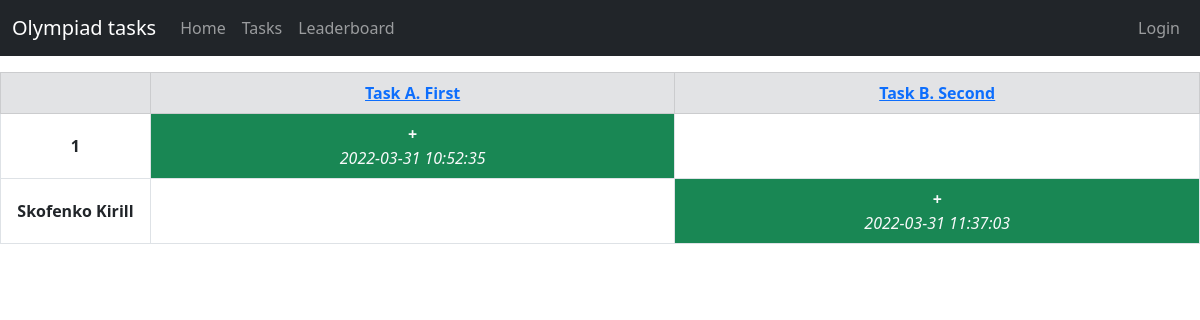
The page /leaderboard on the database as committed earlier.
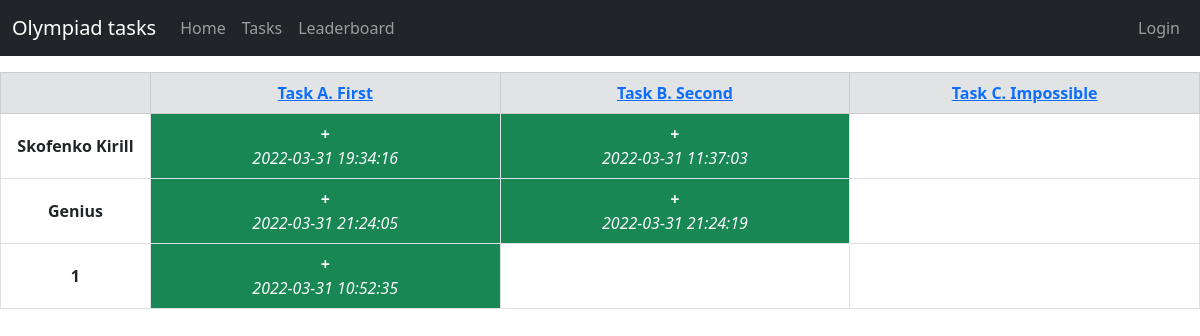
The same page on the database as committed later.
### models.py (models this page shows, shortened)
class Task(db.Model):
    id = db.Column(db.Integer, primary_key=True)
    name = db.Column(db.String(30), nullable=False)
    text = db.Column(db.Text, nullable=False)
    answer = db.Column(db.Text, nullable=False)

class Completed(db.Model):
    user_id = db.Column(db.Integer, ForeignKey(User.id), nullable=False)
    task_id = db.Column(db.Integer, ForeignKey(Task.id), nullable=False)
    time = db.Column(db.DateTime, server_default=func.now())
    __table_args__ = (PrimaryKeyConstraint(user_id, task_id),)

class User(db.Model):
    id = db.Column(db.Integer, primary_key=True)
    name = db.Column(db.String(30), nullable=False, unique=True)
    email = db.Column(db.String(30), nullable=False, unique=True)
    psw_hash = db.Column(db.String(72), nullable=False)

### routes.py (the view)
@blueprint.route('/leaderboard')
def leaderboard():
    all_users = db.session.query(User.id, User.name, func.count(User.name).label('done'),
                                 func.sum(func.strftime('%s', func.now()) - func.strftime('%s', Completed.time)).label(
                                     'duration')) \
        .join(Completed) \
        .filter(User.id == Completed.user_id) \
        .group_by(User.name) \
        .order_by(desc('done'), desc('duration')) \
        .all()
    all_tasks = db.session.query(Task.id, Task.name).all()
    all_completed = Completed.query.all()
    completed_dict = {(comp.user_id, comp.task_id): comp.time for comp in all_completed}
    return render_template('leaderboard.html', tasks=all_tasks, users=all_users, dict=completed_dict,
                           user=session.get('user', None))

### templates/leaderboard.html (shortened to what this page needs)
{% extends 'header.html' %}
{% block content %}
<table class="table table-bordered mt-3">
    <thead>
    <tr class="table-secondary">
        <th style="width: 12.5%" scope="col">&nbsp;</th>
        {% for t in tasks %}
        <th style="width: {{ 87.5/tasks|length }}%" class="text-center align-middle" scope="col">
            <a href="tasks/{{ t.id }}">{{ t.name }}</a>
        </th>
        {% endfor %}
    </tr>
    </thead>
    <tbody>
    {% for u in users %}
    <tr class="{% if u.name == user %} table-info {% endif %}">
        <th class="text-center align-middle" scope="row">{{ u.name }}</th>
        {% for t in tasks %}
            {% if (u.id, t.id) in dict %}
            <td class="text-center align-middle bg-success text-light">
                <b>+</b>
                <br>
                <i>{{ dict.get((u.id, t.id)) }}</i>
            </td>
            {% else %}
            <td></td>
            {% endif %}
        {% endfor %}
    </tr>
    {% endfor %}
    </tbody>
</table>
{% endblock %}

### templates/header.html (shortened to what this page needs)
{% extends 'base.html' %}
{% block header %}
<nav class="navbar navbar-expand-lg navbar-dark bg-dark">
    <div class="container-fluid">
        <a class="navbar-brand">Olympiad tasks</a>
        <div class="collapse navbar-collapse" id="navbarSupportedContent">
            <ul class="navbar-nav">
                <li class="nav-item">
                    <a class="nav-link" aria-current="page" href="/">Home</a>
                </li>
                <li class="nav-item">
                    <a class="nav-link" href="/tasks">Tasks</a>
                </li>
                <li class="nav-item">
                    <a class="nav-link" href="/leaderboard">Leaderboard</a>
                </li>
            </ul>
            <ul class="navbar-nav ms-auto">
                {% if user is not none %}
                <li class="nav-item dropdown">
                    <a class="nav-link dropdown-toggle" id="navbarDropdown" role="button" data-bs-toggle="dropdown"
                       aria-expanded="false">
                        {{ user }}
                    </a>
                    <ul class="dropdown-menu dropdown-menu-end" aria-labelledby="navbarDropdown">
                        <li>
                            <form action="/logout" method="post">
                                <button class="btn btn-link dropdown-item">Logout</button>
                            </form>
                        </li>
                    </ul>
                </li>
                {% else %}
                <li class="nav-item">
                    <a class="nav-link" href="/login">Login</a>
                </li>
                {% endif %}
            </ul>
        </div>
    </div>
</nav>
{% endblock %}

### templates/base.html (shortened to what this page needs)
<!DOCTYPE html>
<html lang="en">
<head>
    <link href="https://cdn.jsdelivr.net/npm/bootstrap@5.0.2/dist/css/bootstrap.min.css" rel="stylesheet"
>
    <link rel="stylesheet" href="{{ url_for('static',filename='base.css') }}">
</head>
<body>
{% block header %}{% endblock %}
{% block content %}{% endblock %}
</body>
</html>

### static/base.css (style rules this page uses)
html { overflow-wrap: break-word; }

Rows that differ between the two databases and show on the page:
shown differently, row unchanged: Task "Task A. First": {{ 87.5/tasks|length }} 43.75 → 29.166666666666668 (drawn); now shows "+"
computed for Task "Task B. Second": {{ 87.5/tasks|length }} 43.75 → 29.166666666666668 (drawn)
added Task: {{ 87.5/tasks|length }} 29.166666666666668 (drawn), name "Task C. Impossible"
added Completed: get "2022-03-31 19:34:16"
added User: name "Genius"
added Completed: get "2022-03-31 21:24:05"
added Completed: get "2022-03-31 21:24:19"
